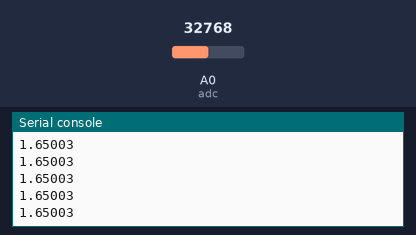
A program run on a simulated CircuitPython board. Parts: the last lines printed to the serial console. Inputs (shaded band) come from the test bench; at power-on: A0 (adc) = 32768 (analog values on the 0–65535 scale).

Above: at 1.2 s.
1.3 s: A0 (adc) set to 45874
At 1.32 s:
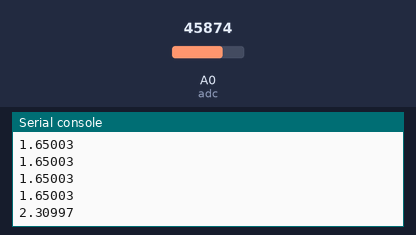
2.8 s: A0 (adc) set to 57670
At 2.83 s:
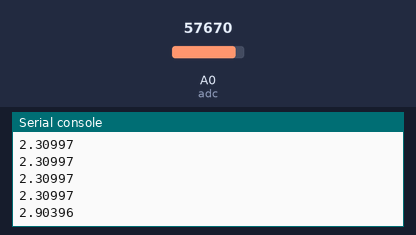
Timing chart, 0 to 5.8 s (numbered marks = the images above; inputs shaded):
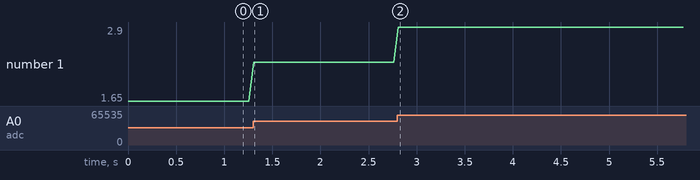

Measured:
- after the input at 1.3 s, the serial console: prints a new line at once (image 1)
- after the input at 2.8 s, the serial console: prints a new line at once (image 2)
- plotted number 1: 1.65 → 2.31 after the input at 1.3 s, 2.31 → 2.9 after the input at 2.8 s

The program:

Lab09_TEST.py
```python
import board
import time
# 匯入 analogio 模組的 AnalogIn 類別
from analogio import AnalogIn
# 設定 A0 為類比輸入腳位, 並命名為 adc
adc = AnalogIn(board.A0)

while True:
    print(adc.value*3.3/65535)  # 讀取光敏電阻數值轉換後的電壓
    time.sleep(0.05)            # 暫停 0.05 秒
```
